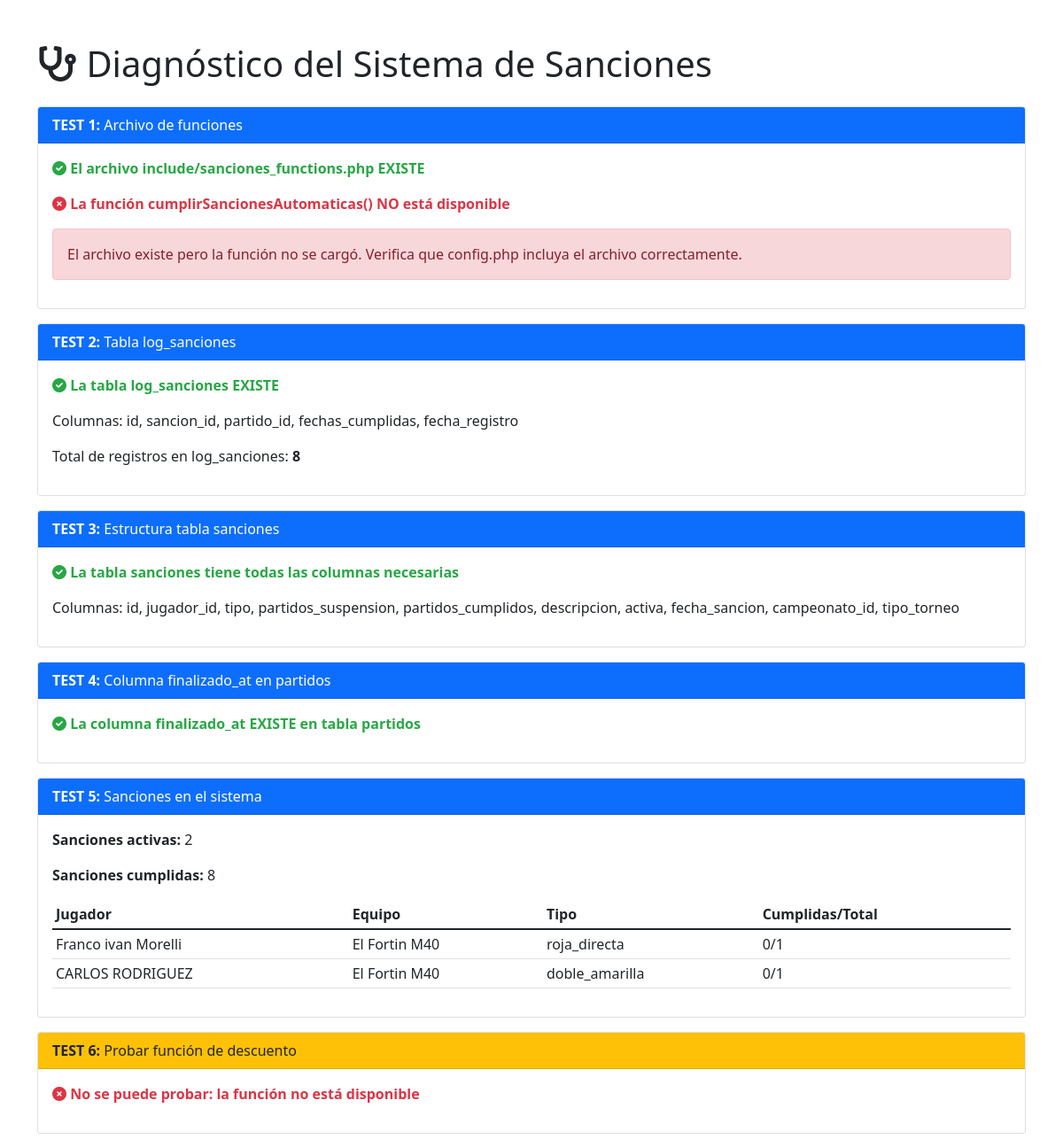
The app's page /admin/diagnostico_sanciones.php (signed in, upper part), older data.
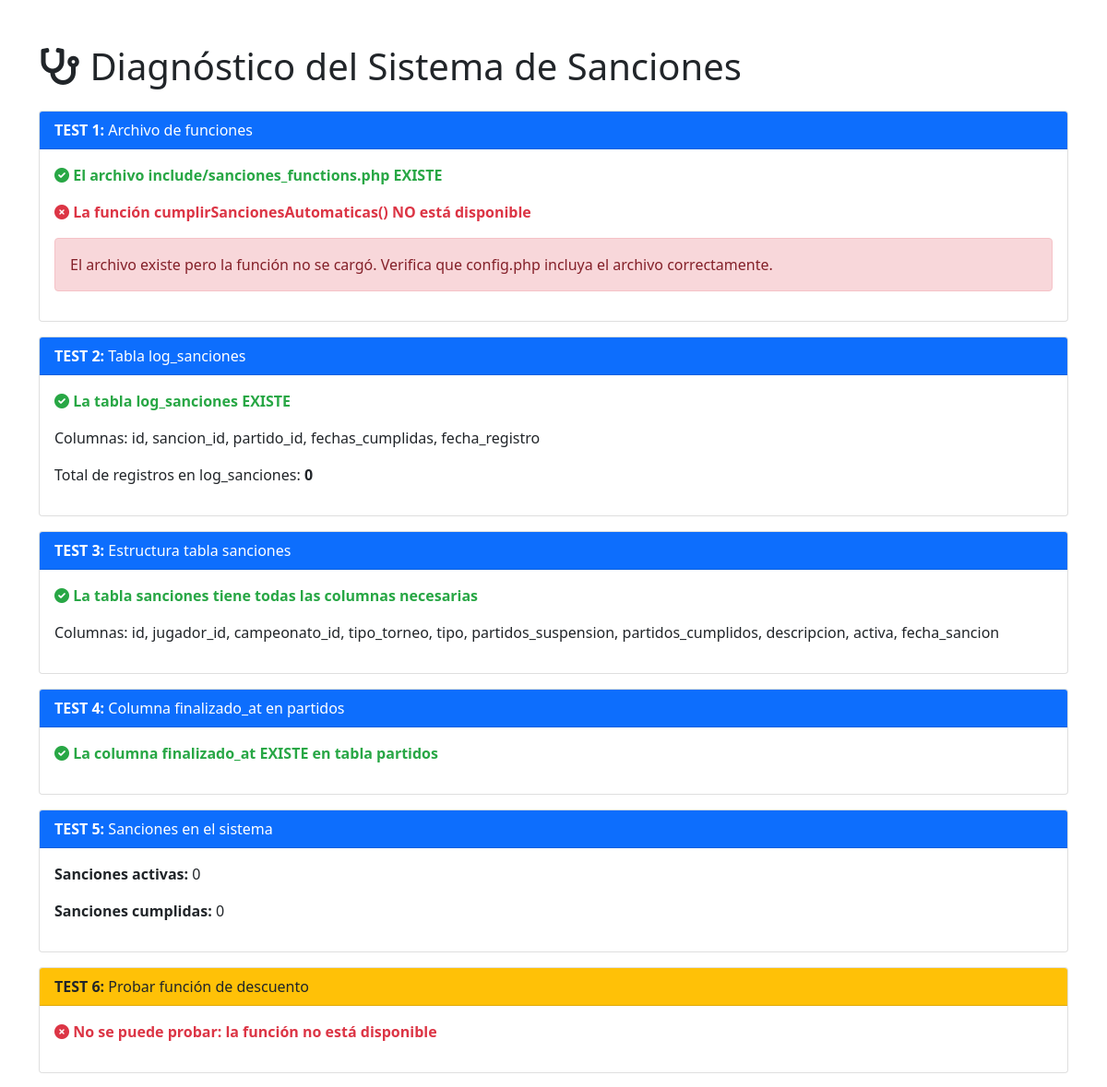
The same page, newer data.
### tables this page shows
CREATE TABLE `sanciones` (
  `id` int(11) NOT NULL,
  `jugador_id` int(11) NOT NULL,
  `campeonato_id` int(11) DEFAULT NULL COMMENT 'ID del campeonato al que pertenece la sanción',
  `tipo_torneo` enum('normal','zona','eliminatoria') DEFAULT 'normal' COMMENT 'Tipo de torneo donde se aplica la sanción',
  `tipo` enum('amarillas_acumuladas','doble_amarilla','roja_directa','administrativa') NOT NULL,
  `partidos_suspension` int(11) NOT NULL,
  `partidos_cumplidos` int(11) DEFAULT 0,
  `descripcion` text DEFAULT NULL,
  `activa` tinyint(1) DEFAULT 1,
  `fecha_sancion` date NOT NULL
);

CREATE TABLE `jugadores` (
  `id` int(11) NOT NULL,
  `equipo_id` int(11) NOT NULL,
  `dni` varchar(20) NOT NULL,
  `apellido_nombre` varchar(150) NOT NULL,
  `fecha_nacimiento` date NOT NULL,
  `foto` varchar(255) DEFAULT NULL,
  `activo` tinyint(1) DEFAULT 1,
  `amarillas_acumuladas` int(11) DEFAULT 0,
  `created_at` timestamp NULL DEFAULT current_timestamp()
);

CREATE TABLE `equipos` (
  `id` int(11) NOT NULL,
  `categoria_id` int(11) NOT NULL,
  `nombre` varchar(100) NOT NULL,
  `logo` varchar(255) DEFAULT NULL,
  `color_camiseta` varchar(50) DEFAULT NULL,
  `director_tecnico` varchar(100) DEFAULT NULL,
  `activo` tinyint(1) DEFAULT 1,
  `created_at` timestamp NULL DEFAULT current_timestamp()
);

### admin/diagnostico_sanciones.php (the view, shortened to what the changed rows need)
<?php
$db = Database::getInstance()->getConnection();
?>
<!DOCTYPE html>
<html lang="es">
<head>
    <link href="https://cdnjs.cloudflare.com/ajax/libs/bootstrap/5.1.3/css/bootstrap.min.css" rel="stylesheet">
    <link href="https://cdnjs.cloudflare.com/ajax/libs/font-awesome/6.0.0/css/all.min.css" rel="stylesheet">
</head>
<body>
<div class="container mt-5">
    <h1 class="mb-4"><i class="fas fa-stethoscope"></i> Diagnóstico del Sistema de Sanciones</h1>
    <?php
    $errores = [];
    $exitos = [];
    $archivo_funciones = __DIR__ . '/include/sanciones_functions.php';
    if (file_exists($archivo_funciones)) {
        $exitos[] = 'Archivo de funciones existe';
        if (function_exists('cumplirSancionesAutomaticas')) {
            echo '<p class="test-ok"><i class="fas fa-check-circle"></i> La función cumplirSancionesAutomaticas() está DISPONIBLE</p>';
            $exitos[] = 'Función principal disponible';
        } else {
            $errores[] = 'Función no disponible';
        }
    }
    echo '<div class="card mb-3">';
    echo '<div class="card-body">';
    try {
        $stmt = $db->query("SHOW TABLES LIKE 'log_sanciones'");
        if ($stmt->rowCount() > 0) {
            echo '<p class="test-ok"><i class="fas fa-check-circle"></i> La tabla log_sanciones EXISTE</p>';
            $stmt = $db->query("DESCRIBE log_sanciones");
            $columnas = $stmt->fetchAll(PDO::FETCH_COLUMN);
            echo '<p>Columnas: ' . implode(', ', $columnas) . '</p>';
            $stmt = $db->query("SELECT COUNT(*) as total FROM log_sanciones");
            $total = $stmt->fetch()['total'];
            echo "<p>Total de registros en log_sanciones: <strong>$total</strong></p>";
        } else {
            echo '<p class="test-error"><i class="fas fa-times-circle"></i> La tabla log_sanciones NO EXISTE</p>';
            echo '<div class="alert alert-danger">Debes ejecutar el SQL para crear la tabla. Ve al artefacto "SQL - Tabla log_sanciones y correcciones".</div>';
            $errores[] = 'Tabla log_sanciones no existe';
        }
    } catch (Exception $e) {
        echo '<p class="test-error"><i class="fas fa-times-circle"></i> Error: ' . $e->getMessage() . '</p>';
        $errores[] = 'Error al verificar tabla log_sanciones';
    }
    echo '</div></div>';
    echo '<div class="card mb-3">';
    echo '<div class="card-body">';
    try {
        $stmt = $db->query("DESCRIBE sanciones");
        $columnas = $stmt->fetchAll(PDO::FETCH_ASSOC);
        $columnas_necesarias = ['id', 'jugador_id', 'tipo', 'partidos_suspension', 'partidos_cumplidos', 'activa', 'fecha_sancion'];
        $columnas_existentes = array_column($columnas, 'Field');
        $faltan = array_diff($columnas_necesarias, $columnas_existentes);
        if (empty($faltan)) {
            echo '<p class="test-ok"><i class="fas fa-check-circle"></i> La tabla sanciones tiene todas las columnas necesarias</p>';
            echo '<p>Columnas: ' . implode(', ', $columnas_existentes) . '</p>';
        } else {
            echo '<p class="test-error"><i class="fas fa-times-circle"></i> Faltan columnas en la tabla sanciones</p>';
            echo '<div class="alert alert-danger">Columnas faltantes: <strong>' . implode(', ', $faltan) . '</strong></div>';
            $errores[] = 'Columnas faltantes en tabla sanciones';
        }
    } catch (Exception $e) {
        echo '<p class="test-error"><i class="fas fa-times-circle"></i> Error: ' . $e->getMessage() . '</p>';
        $errores[] = 'Error al verificar tabla sanciones';
    }
    echo '</div></div>';
    echo '<div class="card mb-3">';
    echo '<div class="card-body">';
    try {
        $stmt = $db->query("SELECT COUNT(*) as total FROM sanciones WHERE activa = 1");
        $total_activas = $stmt->fetch()['total'];
        $stmt = $db->query("SELECT COUNT(*) as total FROM sanciones WHERE activa = 0");
        $total_cumplidas = $stmt->fetch()['total'];
        echo "<p><strong>Sanciones activas:</strong> $total_activas</p>";
        echo "<p><strong>Sanciones cumplidas:</strong> $total_cumplidas</p>";
        if ($total_activas > 0) {
            echo '<table class="table table-sm mt-3">';
            echo '<thead><tr><th>Jugador</th><th>Equipo</th><th>Tipo</th><th>Cumplidas/Total</th></tr></thead>';
            echo '<tbody>';
            $stmt = $db->query("
                SELECT j.apellido_nombre, e.nombre as equipo, s.tipo, s.partidos_cumplidos, s.partidos_suspension
                FROM sanciones s
                JOIN jugadores j ON s.jugador_id = j.id
                JOIN equipos e ON j.equipo_id = e.id
                WHERE s.activa = 1
                LIMIT 10
            ");
            while ($row = $stmt->fetch()) {
                echo "<tr>";
                echo "<td>{$row['apellido_nombre']}</td>";
                echo "<td>{$row['equipo']}</td>";
                echo "<td>{$row['tipo']}</td>";
                echo "<td>{$row['partidos_cumplidos']}/{$row['partidos_suspension']}</td>";
                echo "</tr>";
            }
            echo '</tbody></table>';
        }
    } catch (Exception $e) {
        echo '<p class="test-error"><i class="fas fa-times-circle"></i> Error: ' . $e->getMessage() . '</p>';
    }
    echo '</div></div>';
    ?>
</div>
</body>
</html>

Row changes from the older to the newer data that the page shows:
removed sanciones: jugador.apellido_nombre "Franco ivan Morelli", equipos.nombre "El Fortin M40", tipo "roja_directa", partidos_cumplidos "0", partidos_suspension "1"
removed sanciones: jugador.apellido_nombre "CARLOS RODRIGUEZ", equipos.nombre "El Fortin M40", tipo "doble_amarilla", partidos_cumplidos "0", partidos_suspension "1"
Text that changed along with them:
$total: "8" → "0"
implode(', ', $columnas_existentes): "id, jugador_id, tipo, partidos_suspension, partidos_cumplidos, descripcion, activa, fecha_sancion, campeonato_id, tipo_torneo" → "id, jugador_id, campeonato_id, tipo_torneo, tipo, partidos_suspension, partidos_cumplidos, descripcion, activa, fecha_sancion"
$total_activas: "2" → "0"
$total_cumplidas: "8" → "0"
text no longer shown: "Jugador Equipo Tipo Cumplidas/Total"
